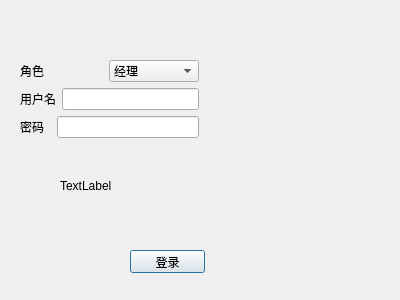
<?xml version="1.0" encoding="UTF-8"?>
<ui version="4.0">
 <class>Login</class>
 <widget class="QDialog" name="Login">
  <property name="geometry">
   <rect>
    <x>0</x>
    <y>0</y>
    <width>400</width>
    <height>300</height>
   </rect>
  </property>
  <property name="windowTitle">
   <string>Dialog</string>
  </property>
  <widget class="QPushButton" name="pushButton_login">
   <property name="geometry">
    <rect>
     <x>130</x>
     <y>250</y>
     <width>75</width>
     <height>23</height>
    </rect>
   </property>
   <property name="text">
    <string>登录</string>
   </property>
  </widget>
  <widget class="QWidget" name="layoutWidget">
   <property name="geometry">
    <rect>
     <x>20</x>
     <y>60</y>
     <width>179</width>
     <height>80</height>
    </rect>
   </property>
   <layout class="QVBoxLayout" name="verticalLayout">
    <item>
     <layout class="QHBoxLayout" name="horizontalLayout">
      <item>
       <widget class="QLabel" name="label_role_tag">
        <property name="text">
         <string>角色</string>
        </property>
       </widget>
      </item>
      <item>
       <widget class="QComboBox" name="comboBox_role">
        <item>
         <property name="text">
          <string>经理</string>
         </property>
        </item>
        <item>
         <property name="text">
          <string>前台服务员</string>
         </property>
        </item>
        <item>
         <property name="text">
          <string>管理员</string>
         </property>
        </item>
       </widget>
      </item>
     </layout>
    </item>
    <item>
     <layout class="QHBoxLayout" name="horizontalLayout_2">
      <item>
       <widget class="QLabel" name="label_account_tag">
        <property name="text">
         <string>用户名</string>
        </property>
       </widget>
      </item>
      <item>
       <widget class="QLineEdit" name="lineEdit_account"/>
      </item>
     </layout>
    </item>
    <item>
     <layout class="QHBoxLayout" name="horizontalLayout_3">
      <item>
       <widget class="QLabel" name="label_password">
        <property name="text">
         <string>密码  </string>
        </property>
       </widget>
      </item>
      <item>
       <widget class="QLineEdit" name="lineEdit_password"/>
      </item>
     </layout>
    </item>
   </layout>
  </widget>
  <widget class="QLabel" name="label_test">
   <property name="geometry">
    <rect>
     <x>60</x>
     <y>180</y>
     <width>54</width>
     <height>12</height>
    </rect>
   </property>
   <property name="text">
    <string>TextLabel</string>
   </property>
  </widget>
 </widget>
 <resources/>
 <connections/>
</ui>
